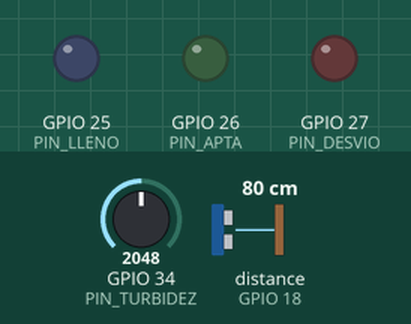
Simulated run of this sketch. Board: ESP32. Parts: output pins drawn as LEDs (lit = HIGH). The inputs (shaded band) are chosen by the test bench; at power-on: GPIO 34 (PIN_TURBIDEZ) = 2048, distance to the obstacle (sensor on GPIO 18) 80 cm. The echo pulse lasts 58.3 µs per cm; WiFi joins after 1.5 s; servers stay silent unless stated; uploads are accepted with an empty reply; pins used as bus, display or sensor lines are not drawn; what the sketch prints to the serial monitor is not drawn.

Above: at 2.7 s.
2.8 s: GPIO 34 (PIN_TURBIDEZ) set to 1998
At 3.7 s:
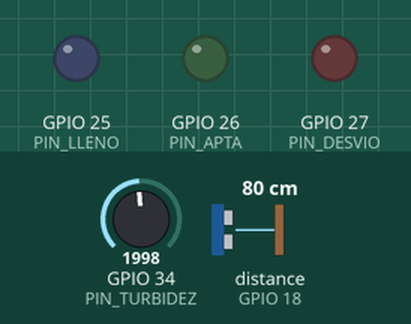
6.7 s: distance to the obstacle (sensor on GPIO 18) set to 22 cm
11.2 s: distance to the obstacle (sensor on GPIO 18) set to 17 cm
At 15.3 s:
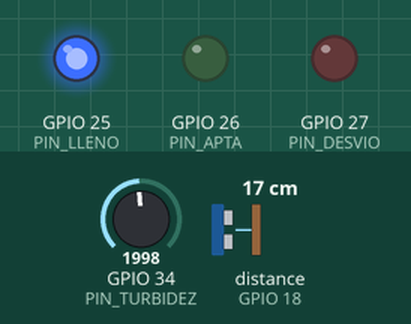
16.5 s: GPIO 34 (PIN_TURBIDEZ) set to 2866
At 20.3 s:
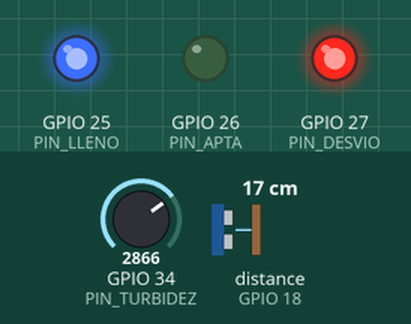
21.5 s: GPIO 34 (PIN_TURBIDEZ) set to 60
At 25.4 s:
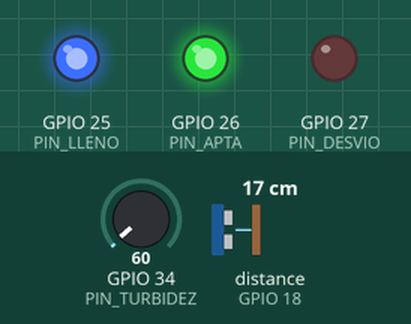
26.5 s: distance to the obstacle (sensor on GPIO 18) set to 35 cm
At 30.5 s:
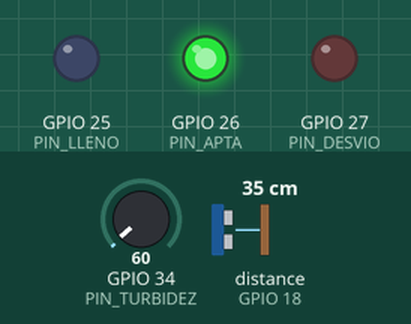
Timing chart, 0 to 32.0 s (numbered marks = the images above; inputs shaded):
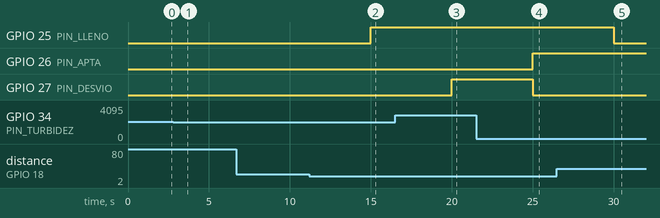

The sketch:

sketch.ino
```cpp
// Chihuahua Esponja — tanque inteligente de agua de lluvia (ESP32 simulado en Wokwi)
// Sensor ultrasónico HC-SR04 = nivel del tanque (en Wokwi se mueve con un deslizador)
// Potenciómetro = sensor de turbidez (NTU)
// LED azul  = tanque casi lleno
// LED verde = agua apta para uso doméstico no potable (después de filtro + UV)
// LED rojo  = agua turbia: la válvula de desvío (primer lavado) manda el agua al jardín / pozo de absorción

#include <WiFi.h>
#include <HTTPClient.h>
#include <WiFiClientSecure.h>

const char* WIFI_SSID = "Wokwi-GUEST";
const char* WIFI_PASS = "";
const char* ENDPOINT  = "https://REEMPLAZAR.cloudfunctions.net/lecturaTanque";
const char* TANQUE_ID = "CUU-CASA-001";

const int PIN_TRIG = 5, PIN_ECHO = 18, PIN_TURBIDEZ = 34;
const int PIN_LLENO = 25, PIN_APTA = 26, PIN_DESVIO = 27;

const float ALTURA_TANQUE_CM = 200.0;   // tanque de 5,000 L aprox.
const float CAPACIDAD_L      = 5000.0;
const float NTU_MAX          = 100.0;
const float NTU_USO_DOMESTICO = 5.0;    // umbral de referencia para agua clara
const unsigned long INTERVALO_MS = 5000;

unsigned long ultimoEnvio = 0;

float leerDistanciaCm() {
  digitalWrite(PIN_TRIG, LOW);  delayMicroseconds(2);
  digitalWrite(PIN_TRIG, HIGH); delayMicroseconds(10);
  digitalWrite(PIN_TRIG, LOW);
  return pulseIn(PIN_ECHO, HIGH, 30000) / 58.0;
}

void setup() {
  Serial.begin(115200);
  pinMode(PIN_TRIG, OUTPUT); pinMode(PIN_ECHO, INPUT);
  pinMode(PIN_LLENO, OUTPUT); pinMode(PIN_APTA, OUTPUT); pinMode(PIN_DESVIO, OUTPUT);
  WiFi.begin(WIFI_SSID, WIFI_PASS, 6);
  Serial.print("Conectando a WiFi");
  while (WiFi.status() != WL_CONNECTED) { delay(250); Serial.print("."); }
  Serial.println(" listo");
}

void loop() {
  if (millis() - ultimoEnvio < INTERVALO_MS) return;
  ultimoEnvio = millis();

  float distancia = constrain(leerDistanciaCm(), 0, ALTURA_TANQUE_CM);
  float nivelPct  = (ALTURA_TANQUE_CM - distancia) / ALTURA_TANQUE_CM * 100.0;
  float litros    = nivelPct / 100.0 * CAPACIDAD_L;
  float ntu       = analogRead(PIN_TURBIDEZ) / 4095.0 * NTU_MAX;

  bool apta   = ntu <= NTU_USO_DOMESTICO;
  const char* estado = apta ? "APTA_USO_DOMESTICO" : (ntu <= 50 ? "SOLO_RIEGO" : "DESVIO");

  digitalWrite(PIN_LLENO, nivelPct >= 90 ? HIGH : LOW);
  digitalWrite(PIN_APTA, apta ? HIGH : LOW);
  digitalWrite(PIN_DESVIO, strcmp(estado, "DESVIO") == 0 ? HIGH : LOW);

  String json = String("{\"tanqueId\":\"") + TANQUE_ID +
                "\",\"nivel_pct\":" + String(nivelPct, 1) +
                ",\"litros\":" + String(litros, 0) +
                ",\"turbidez_ntu\":" + String(ntu, 1) +
                ",\"estado\":\"" + estado + "\"}";
  Serial.println(json);

  WiFiClientSecure cliente;
  cliente.setInsecure();  // suficiente para la demo
  HTTPClient http;
  http.begin(cliente, ENDPOINT);
  http.addHeader("Content-Type", "application/json");
  Serial.printf("HTTP %d\n", http.POST(json));
  http.end();
}
```

Measured:
- the behaviour switches between 20 and 19 cm on distance to the obstacle (sensor on GPIO 18) (found by bisection; images 1 and 2)
- after the input at 2.8 s, GPIO 27 (PIN_DESVIO): stays LOW (without the input it goes to HIGH after 2.2 s)
- after the input at 6.7 s, every drawn part: stays the same
- after the input at 11.2 s, GPIO 25 (PIN_LLENO): LOW → HIGH after 3.8 s
- after the input at 16.5 s, GPIO 27 (PIN_DESVIO): LOW → HIGH after 3.5 s
- after the input at 21.5 s, GPIO 26 (PIN_APTA): LOW → HIGH after 3.5 s; GPIO 27 (PIN_DESVIO): HIGH → LOW after 3.5 s
- after the input at 26.5 s, GPIO 25 (PIN_LLENO): HIGH → LOW after 3.5 s
